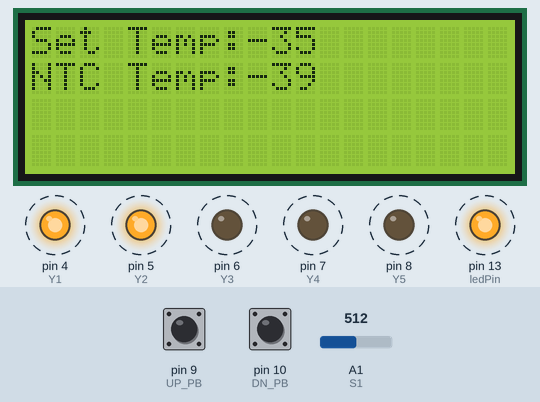
A sketch run on a simulated Arduino Uno, built with avr-gcc and run on an emulated ATmega328P. On the bench: 20×4 character LCD, output pins drawn as LEDs (lit = HIGH). Dashed ring = blinking. Inputs (shaded band) come from the test bench; at power-on: pin 9 (UP_PB) HIGH, A1 (S1) = 512, pin 10 (DN_PB) HIGH.

Above: at 4.2 s.
4.3 s: pin 9 (UP_PB) pulled LOW for 0.15 s
At 4.9 s:
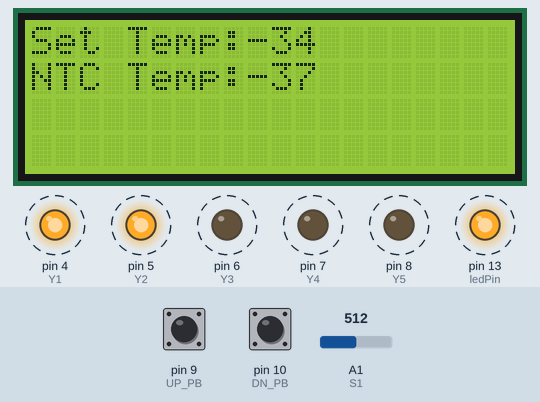
5.0 s: A1 (S1) set to 1023
At 7.12 s:
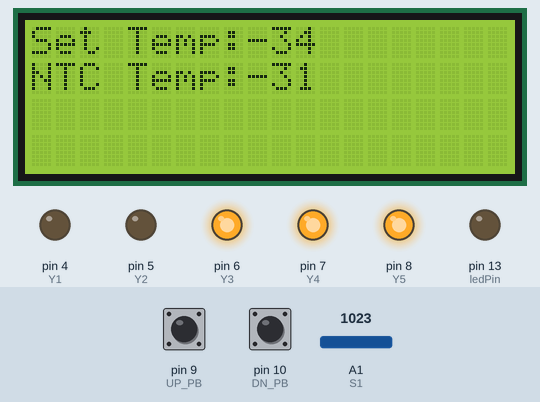
8.0 s: pin 10 (DN_PB) pulled LOW for 0.15 s
At 8.23 s:
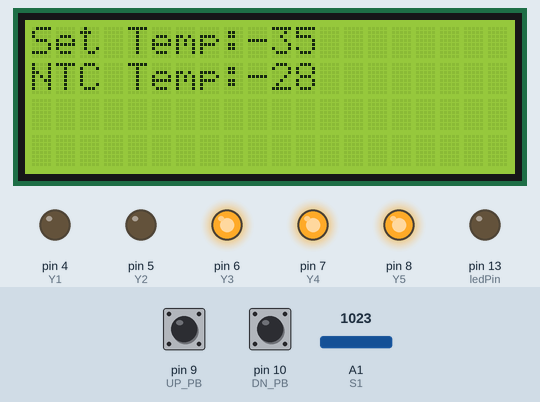
8.7 s: pin 9 (UP_PB) pulled LOW for 1 s
At 11.0 s:
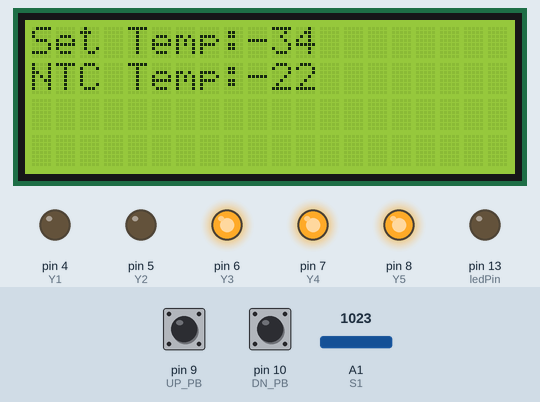
11.2 s: pin 10 (DN_PB) pulled LOW for 1 s
At 11.6 s:
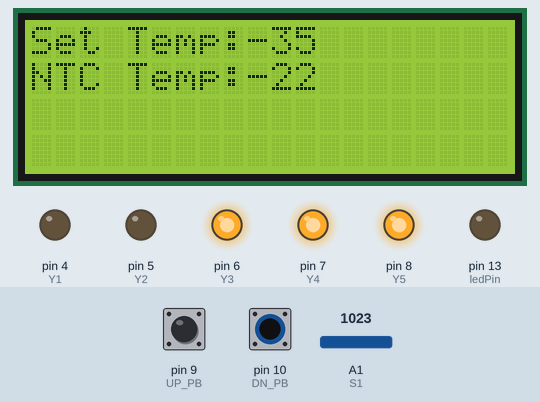
Timing chart, 0 to 14.2 s (numbered marks = the images above; inputs shaded):
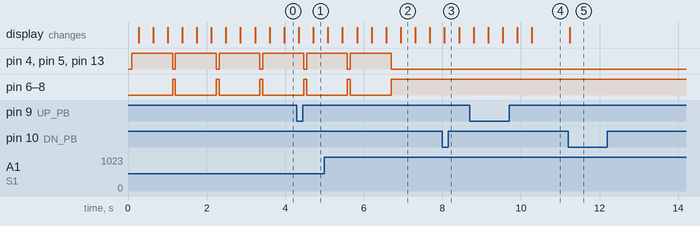

The sketch:

IceMaker.ino
```cpp
/*
  Ice Maker
*/
#include "src/LiquidCrystal_PCF8574.h"

LiquidCrystal_PCF8574 lcd(0x27);

// constants won't change. Used here to set a pin number:
const int ledPin =  LED_BUILTIN;// the number of the LED pin

const int TH1 = 2;    //Thermostat
const int S1  = A1;   //NTC sensor
const int S2  = 3;    //Pressure sensor

const int Y1  = 4;  //Valve1
const int Y2  = 5;  //Valve2
const int Y3  = 6;  //Motor1
const int Y4  = 7;  //Motor2
const int Y5  = 8;  //Motor3

const int UP_PB = 9;  //Up pushbutton
const int DN_PB = 10; //Down pushbutton


// Variables will change:
int ledState = LOW;             // ledState used to set the LED

// Generally, you should use "unsigned long" for variables that hold time
// The value will quickly become too large for an int to store
unsigned long previousMillis = 0;        // will store last time LED was updated

// constants won't change:
long interval = 1000;           // interval at which to blink (milliseconds)
int SetTemperature;
int NTCTemperature;

void setup() {
  // set the digital pin as output:
  pinMode(ledPin, OUTPUT);

  pinMode(TH1, INPUT_PULLUP);
  pinMode(S1, INPUT);
  pinMode(S2, INPUT_PULLUP);

  pinMode(Y1, OUTPUT);
  pinMode(Y2, OUTPUT);
  pinMode(Y3, OUTPUT);
  pinMode(Y4, OUTPUT);
  pinMode(Y5, OUTPUT);

  pinMode(UP_PB, INPUT_PULLUP);
  pinMode(DN_PB, INPUT_PULLUP);

  SetTemperature = -35;
  NTCTemperature = 0;

  lcd.begin(20,4);
  lcd.setBacklight(255);

  lcd.setCursor(0,0);
  //          "0123456789012345"
  lcd.print(F("   ICE Maker    "));
  lcd.setCursor(0,1);
  lcd.print(F("                "));
}

int NTC_Table[101] = {
  218,233,250,267,285,
  304,324,345,367,390,
  414,440,466,493,522,
  552,583,615,649,683,
  719,755,793,832,872,
  914,956,999,1043,1088,
  1134,1180,1228,1276,1324,
  1374,1423,1473,1524,1575,
  1626,1677,1728,1780,1831,
  1882,1933,1984,2034,2085,
  2134,2184,2232,2280,2328,
  2375,2421,2467,2511,2555,
  2599,2641,2683,2723,2763,
  2802,2840,2877,2914,2949,
  2983,3017,3050,3082,3113,
  3143,3172,3200,3228,3255,
  3281,3306,3331,3354,3377,
  3400,3421,3442,3463,3482,
  3501,3520,3537,3555,3571,
  3587,3603,3618,3633,3647,
  3661}
  ;

int UP_State = LOW;
int DN_State = LOW;

void loop() {
  yield();
  if (digitalRead(UP_PB)==LOW) {
    if (UP_State == HIGH) {
      if (SetTemperature<50)
        SetTemperature++;
    }
    UP_State = LOW;
  } else {
    UP_State = HIGH;
  }
  if (digitalRead(DN_PB)==LOW) {
    if (DN_State == HIGH) {
      if (SetTemperature>-50)
        SetTemperature--;
    }
    DN_State = LOW;
  } else {
    DN_State = HIGH;
  }

  lcd.setCursor(0,0);
  lcd.print(F("Set Temp:"));
  lcd.print(SetTemperature);
  lcd.setCursor(0,1);
  lcd.print(F("NTC Temp:"));
  lcd.print(NTCTemperature);

  delay(50);
}

int NTC_index = 0;

int GetTemperatur()
{
  int Temp = NTC_Table[NTC_index/5];
  if (Temp>analogRead(S1)&&NTC_index>0) {
    NTC_index--;
  }
  else if (Temp<analogRead(S1)&&NTC_index<500) {
    NTC_index++;
  }
  return ((NTC_index+2)/5)-50;
}

void yield(void)
{
  unsigned long currentMillis = millis();

  NTCTemperature = GetTemperatur();

 if ((NTCTemperature<SetTemperature)&&(ledState == LOW)) {
    ledState = HIGH;
    previousMillis = currentMillis;
  }
  // check to see if it's time to blink the LED; that is, if the difference
  // between the current time and last time you blinked the LED is bigger than
  // the interval at which you want to blink the LED.
 if (currentMillis - previousMillis >= interval) {
    // save the last time you blinked the LED
    previousMillis = currentMillis;
    // if the LED is off turn it on and vice-versa:
    ledState = LOW;
  }
  // set the LED with the ledState of the variable:
  digitalWrite(ledPin, ledState);
  if (ledState==HIGH) {
    digitalWrite(Y1, HIGH);
    digitalWrite(Y2, HIGH);
    digitalWrite(Y3, LOW);
    digitalWrite(Y4, LOW);
    digitalWrite(Y5, LOW);
  } else {
    digitalWrite(Y1, LOW);
    digitalWrite(Y2, LOW);
    digitalWrite(Y3, HIGH);
    digitalWrite(Y4, HIGH);
    digitalWrite(Y5, HIGH);
  }
}
```

Measured:
- after the input at 5.0 s, pin 4 (Y1), pin 5 (Y2), pin 13 (ledPin): goes on until 6.7 s, then stays LOW; pin 6 (Y3), pin 7 (Y4), pin 8 (Y5): goes on until 6.7 s, then stays HIGH; the display: first differs from a run without the input after 0.46 s (image 2 shows a later state)
- after the input at 11.2 s, the display: changes at once (image 5)
- by itself, pin 4 (Y1), pin 5 (Y2), pin 13 (ledPin): alternates HIGH for 1.0 s and LOW for 0.07 s
- by itself, pin 6 (Y3), pin 7 (Y4), pin 8 (Y5): alternates HIGH for 0.07 s and LOW for 1.0 s
